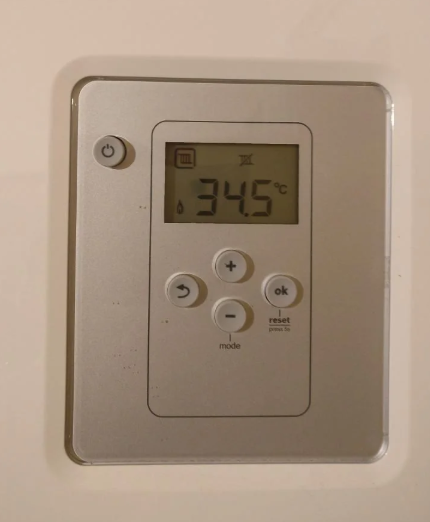
#> input picture step5/RecognizingDigits/image.png, 430 x 522 px, given in place of the camera
$ python target.py
#> lines starting #> are read from the running program, lines starting #| are printed output that depends on the picture; after the words box and inside, x2 and y2 are one past the last pixel; in counts of white or black regions, pixels touching at a corner belong together
import imutils
import cv2

camera = cv2.VideoCapture(0)

while True:
    (grabbed, frame) = camera.read()
#> frame is the input picture: shape (522, 430, 3); mean B, G, R 128.2, 146.3, 165.8
    status = "No Targets"

    if not grabbed:
        break

    gray = cv2.cvtColor(frame, cv2.COLOR_BGR2GRAY)
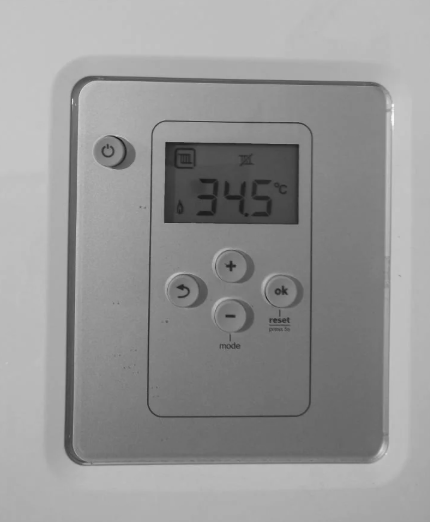
#> gray: shape (522, 430); min 24, max 251, mean 150.1
    blurred = cv2.GaussianBlur(gray, (7,7), 0)
    edged = cv2.Canny(blurred, 50, 100)
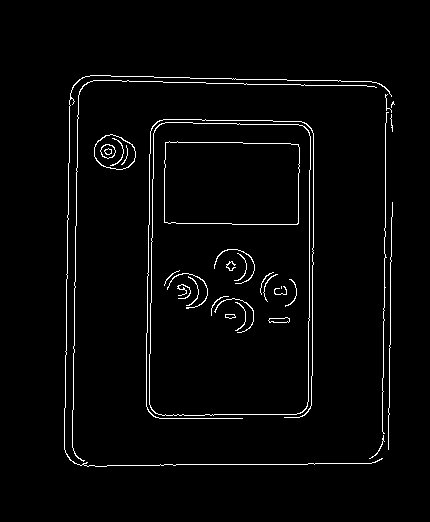
#> edged: shape (522, 430); 2.5% white in thin lines or dots, all inside (x1, y1, x2, y2) = (64, 75, 395, 467)

    cnts = cv2.findContours(edged.copy(), cv2.RETR_EXTERNAL,
        cv2.CHAIN_APPROX_SIMPLE)
#> cnts = 11 contours, 7 with area under 20; largest, box (x1, y1, x2, y2) and area: (149, 122, 311, 416) 45782, (94, 134, 136, 170) 1100, (64, 75, 392, 467) 32, (146, 119, 314, 419) 30
    cnts = imutils.grab_contours(cnts)

    for c in cnts:
        peri = cv2.arcLength(c, True)
        approx = cv2.approxPolyDP(c, 0.01*peri, True)

        if len(approx) >=4 and len(approx) <=6:
            (x,y,w,h) = cv2.boundingRect(approx)
            aspectRatio = w / float(h)

            area = cv2.contourArea(c)
            hullArea = cv2.contourArea(cv2.convexHull(c))
            solidity = area / float(hullArea)

            keepDims = w > 25 and h > 25
            keepSolidity = solidity > 0.9
            keepAspectRatio =aspectRatio >= 0.8 and aspectRatio <= 1.2

            if keepDims and keepSolidity and keepAspectRatio:
                cv2.drawContours(frame, [ approx], -1, (0,0,255), 4)
                status = "Target(s) Acquired"

                M = cv2.moments(approx)
                (cX, cY) = (int(M["m10"] // M["m00"]), int(M["m01"] // M["m00"]))
                (startX, endX) = (int(cX - (w * 0.15)), int(cX + (w * 0.15)))
                (startY, endY) = (int(cY - (h * 0.15)), int(cY + (h * 0.15)))
                cv2.line(frame, (startX, cY), (endX, cY), (0, 0, 255), 3)
                cv2.line(frame, (cX, startY), (cX, endY), (0, 0, 255), 3)
#> this loop made 11 passes
#> (peri, approx, x, y, w, h, aspectRatio, area) on pass 4: (891.4, [[161, 123], [150, 407], [300, 413], [309, 132]], 150, 123, 160, 291, 0.55, 45781.5)
#> (peri, x, y, w, h, aspectRatio, area, hullArea) on pass 11: (2108.6, 69, 79, 323, 381, 0.848, 32, 123716.5)

    cv2.putText(frame, status, (20, 30), cv2.FONT_HERSHEY_SIMPLEX, 0.5, (0,0,255), 2)
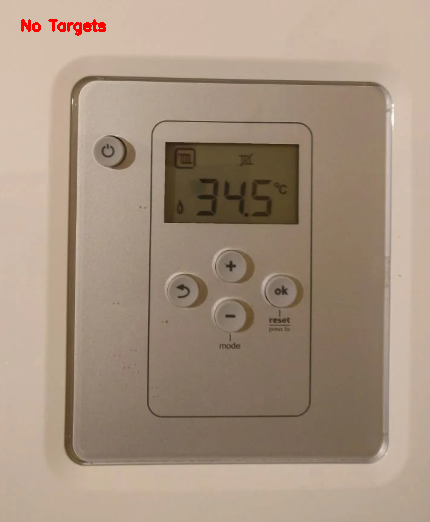
#> frame: shape (522, 430, 3); 0.26% of pixels changed, all inside (x1, y1, x2, y2) = (21, 19, 106, 36)

    cv2.imshow("frame", frame)
    key = cv2.waitKey(1) & 0xFF
#> (key q is pressed here)
    if key == ord("q"):
        break

camera.release()
cv2.destroyAllWindows()
